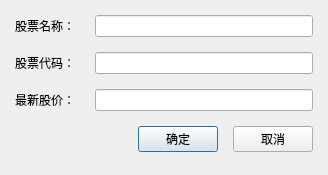
<?xml version="1.0" encoding="UTF-8"?>
<ui version="4.0">
 <class>JKNewStockCodeWgt</class>
 <widget class="QDialog" name="JKNewStockCodeWgt">
  <property name="windowModality">
   <enum>Qt::NonModal</enum>
  </property>
  <property name="geometry">
   <rect>
    <x>0</x>
    <y>0</y>
    <width>328</width>
    <height>175</height>
   </rect>
  </property>
  <property name="contextMenuPolicy">
   <enum>Qt::DefaultContextMenu</enum>
  </property>
  <property name="windowTitle">
   <string>添加股票</string>
  </property>
  <layout class="QFormLayout" name="formLayout">
   <property name="sizeConstraint">
    <enum>QLayout::SetDefaultConstraint</enum>
   </property>
   <property name="fieldGrowthPolicy">
    <enum>QFormLayout::ExpandingFieldsGrow</enum>
   </property>
   <property name="rowWrapPolicy">
    <enum>QFormLayout::DontWrapRows</enum>
   </property>
   <property name="labelAlignment">
    <set>Qt::AlignCenter</set>
   </property>
   <property name="formAlignment">
    <set>Qt::AlignHCenter|Qt::AlignTop</set>
   </property>
   <property name="horizontalSpacing">
    <number>20</number>
   </property>
   <property name="verticalSpacing">
    <number>15</number>
   </property>
   <property name="leftMargin">
    <number>15</number>
   </property>
   <property name="topMargin">
    <number>15</number>
   </property>
   <property name="rightMargin">
    <number>15</number>
   </property>
   <item row="0" column="0">
    <widget class="QLabel" name="label">
     <property name="text">
      <string>股票名称：</string>
     </property>
    </widget>
   </item>
   <item row="0" column="1">
    <widget class="QLineEdit" name="lEdtName"/>
   </item>
   <item row="1" column="0">
    <widget class="QLabel" name="label_2">
     <property name="text">
      <string>股票代码：</string>
     </property>
    </widget>
   </item>
   <item row="1" column="1">
    <widget class="QLineEdit" name="lEdtCode"/>
   </item>
   <item row="2" column="0">
    <widget class="QLabel" name="label_3">
     <property name="text">
      <string>最新股价：</string>
     </property>
    </widget>
   </item>
   <item row="2" column="1">
    <widget class="QLineEdit" name="lEdtLatestPrice"/>
   </item>
   <item row="3" column="0" colspan="2">
    <layout class="QHBoxLayout" name="horizontalLayout">
     <property name="spacing">
      <number>15</number>
     </property>
     <item>
      <spacer name="horizontalSpacer">
       <property name="orientation">
        <enum>Qt::Horizontal</enum>
       </property>
       <property name="sizeHint" stdset="0">
        <size>
         <width>40</width>
         <height>20</height>
        </size>
       </property>
      </spacer>
     </item>
     <item>
      <widget class="QPushButton" name="pBtnOK">
       <property name="text">
        <string>确定</string>
       </property>
      </widget>
     </item>
     <item>
      <widget class="QPushButton" name="pBtnCancel">
       <property name="text">
        <string>取消</string>
       </property>
      </widget>
     </item>
    </layout>
   </item>
  </layout>
 </widget>
 <resources/>
 <connections/>
</ui>
